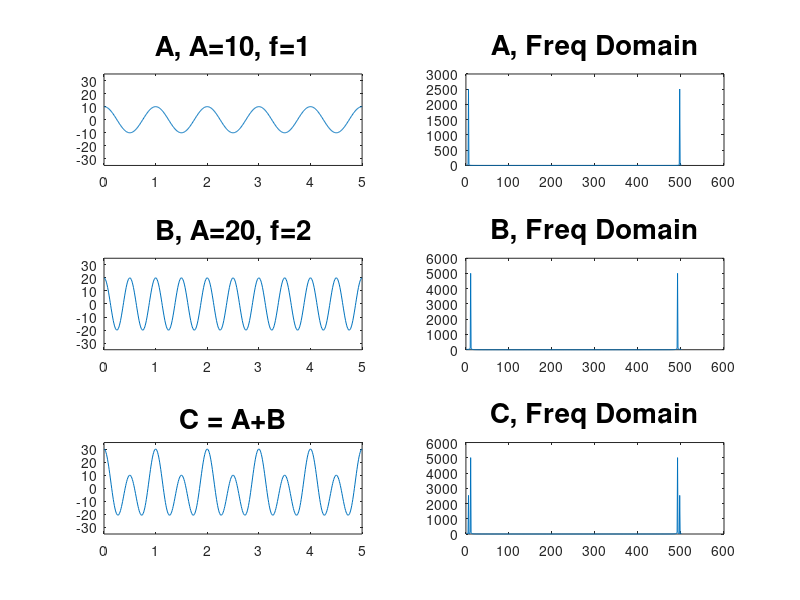

MATLAB code to generate this figure:
t = 0:0.01:5;
A = 10 * cos(2*pi*t);
B = 20 * cos(2*pi*2*t);
C = A + B;

% axis limits
maxA = max([max(A) max(B) max(C)]) + 5;
xlim([0 max(t)]);

subplot(3,2,1);
plot(t, A);
ylim([-maxA maxA]);
title('A, A=10, f=1','fontsize', 20);

subplot(3,2,2);
plot(abs(fft(A))); % fast fourier transform
title('A, Freq Domain','fontsize', 20);

subplot(3,2,3);
plot(t, B);
ylim([-maxA maxA]);
title('B, A=20, f=2','fontsize', 20);

subplot(3,2,4);
plot(abs(fft(B)));
title('B, Freq Domain','fontsize', 20);

subplot(3,2,5);
plot(t, C);
ylim([-maxA maxA]);
title('C = A+B','fontsize', 20);

subplot(3,2,6);
plot(abs(fft(C)));
title('C, Freq Domain','fontsize', 20);